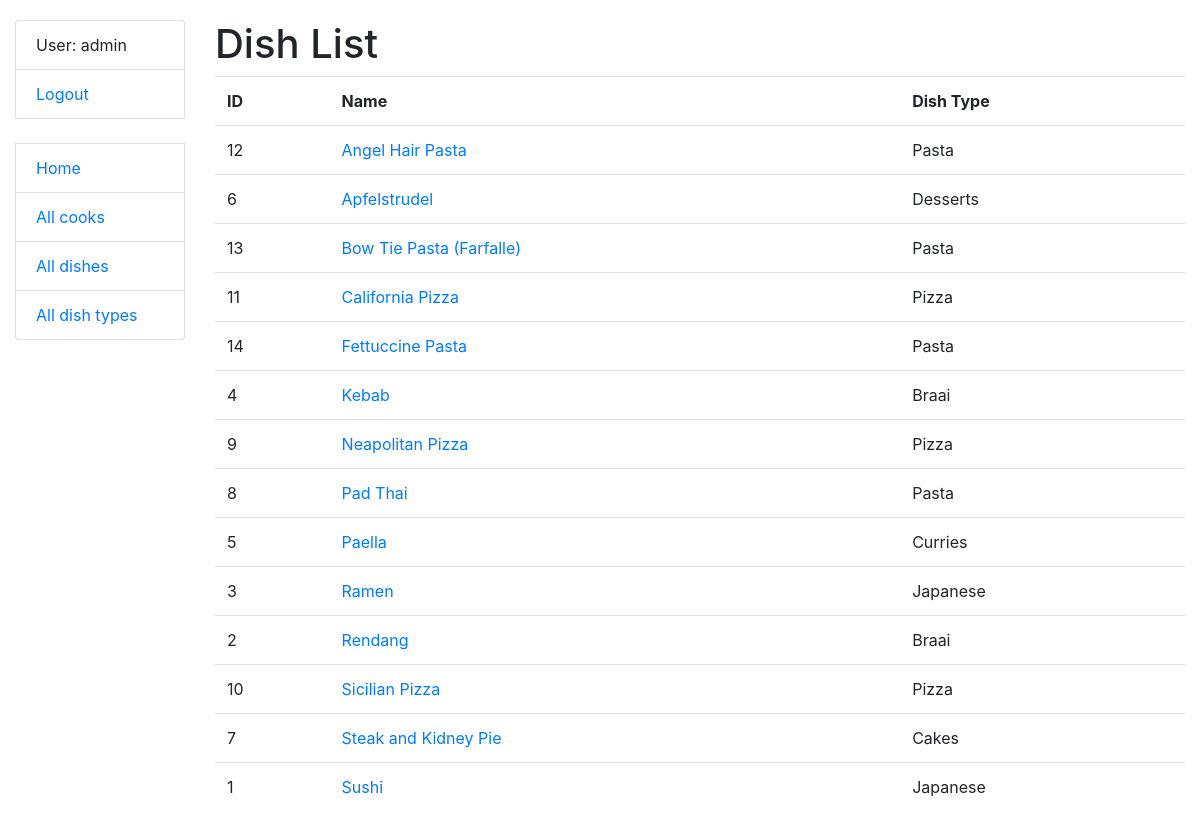
Page /dishes/ (signed in) on the committed database.
### kitchen/models.py (models this page shows, shortened)
class Cook(AbstractUser):
    years_of_experience = models.IntegerField(null=True, blank=True)
    class Meta:
        ordering = ["username"]

class Dish(models.Model):
    name = models.CharField(max_length=255)
    description = models.TextField()
    price = models.DecimalField(max_digits=7, decimal_places=2)
    dish_type = models.ForeignKey(
        DishType,
        on_delete=models.CASCADE,
        related_name="dishes"
    )
    cooks = models.ManyToManyField(settings.AUTH_USER_MODEL, related_name="dishes")
    class Meta:
        verbose_name_plural = "dishes"
        ordering = ["name"]
    def get_absolute_url(self):
        return reverse("kitchen:dish-detail", kwargs={"pk": self.pk})

class DishType(models.Model):
    name = models.CharField(max_length=255, unique=True)
    class Meta:
        ordering = ["name"]
    def __str__(self):
        return self.name

### kitchen/views.py (the view)
class DishListView(LoginRequiredMixin, generic.ListView):
    model = Dish

### templates/kitchen/dish_list.html
{% extends "base.html" %}
{% block content %}
    <h1>Dish List</h1>
    {% if dish_list %}
      <table class="table">
        <tr>
          <th>ID</th>
          <th>Name</th>
          <th>Dish Type</th>
        </tr>
        {% for dish in dish_list %}
          <tr>
            <td>{{ dish.id }}</td>
            <td><a href="{{ dish.get_absolute_url }}">{{ dish.name }}</a></td>
            <td>{{ dish.dish_type }}</td>
          </tr>
        {% endfor %}
      </table>
    {% else %}
      <p>There are no dishes in kitchen</p>
    {% endif %}
{% endblock %}

### templates/base.html (shortened to what this page needs)
<!DOCTYPE html>
<html lang="en">
<head>
    <link rel="stylesheet"
          href="https://cdn.jsdelivr.net/npm/bootstrap@4.5.3/dist/css/bootstrap.min.css"
>
    {% load static %}
    <link rel="stylesheet" href="{% static 'css/styles.css' %}">
</head>
<body>
<div class="container-fluid">
    <div class="row">
        <div class="col-sm-2">
            {% block sidebar %}
              {% include "includes/sidebar.html" %}
            {% endblock %}
        </div>
        <div class="col-sm-10 ">
            {% block content %}
            {% endblock %}
        </div>
    </div>
</div>
</body>
</html>

### templates/includes/sidebar.html
<ul class="sidebar-nav list-group">
  {% if user.is_authenticated %}
    <li class="list-group-item">User: {{ user.username }}</li>
    <li class="list-group-item"><a href="{% url 'logout' %}">Logout</a></li>
  {% else %}
    <li class="list-group-item"><a href="{% url 'login' %}">Login</a></li>
  {% endif %}
  <br>
  <li class="list-group-item"><a href="{% url 'kitchen:index' %}">Home</a></li>
  <li class="list-group-item"><a href="{% url 'kitchen:cook-list' %}">All cooks</a></li>
  <li class="list-group-item"><a href="{% url 'kitchen:dish-list' %}">All dishes</a></li>
  <li class="list-group-item"><a href="{% url 'kitchen:dish-type-list' %}">All dish types</a></li>
</ul>

### static/css/styles.css (style rules this page uses)
body { margin-top: 20px; }

### rows in the picture
Cook: username "admin"
Dish: id "12", name "Angel Hair Pasta", dish_type "Pasta"
Dish: id "6", name "Apfelstrudel", dish_type "Desserts"
Dish: id "13", name "Bow Tie Pasta (Farfalle)", dish_type "Pasta"
Dish: id "11", name "California Pizza", dish_type "Pizza"
Dish: id "14", name "Fettuccine Pasta", dish_type "Pasta"
Dish: id "4", name "Kebab", dish_type "Braai"
Dish: id "9", name "Neapolitan Pizza", dish_type "Pizza"
Dish: id "8", name "Pad Thai", dish_type "Pasta"
Dish: id "5", name "Paella", dish_type "Curries"
Dish: id "3", name "Ramen", dish_type "Japanese"
Dish: id "2", name "Rendang", dish_type "Braai"
Dish: id "10", name "Sicilian Pizza", dish_type "Pizza"
Dish: id "7", name "Steak and Kidney Pie", dish_type "Cakes"
Dish: id "1", name "Sushi", dish_type "Japanese"
